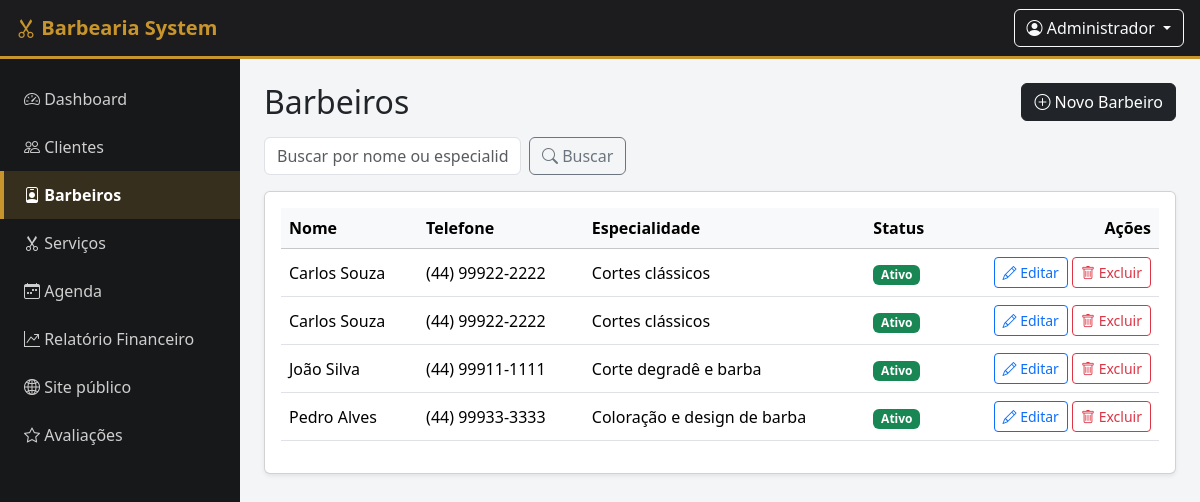
/barbeiros/listar.php (signed in), run on the app's committed database.
### tables this page shows
CREATE TABLE IF NOT EXISTS barbeiros (
    id INT AUTO_INCREMENT PRIMARY KEY,
    nome VARCHAR(100) NOT NULL,
    telefone VARCHAR(20),
    email VARCHAR(100),
    especialidade VARCHAR(100),
    status ENUM('ativo','inativo') NOT NULL DEFAULT 'ativo',
    criado_em TIMESTAMP DEFAULT CURRENT_TIMESTAMP
);

### barbeiros/listar.php (the view, shortened to what this page needs)
<?php
require_once __DIR__ . '/../includes/auth.php';
$busca = trim($_GET['busca'] ?? '');
if ($busca !== '') {
    $termo = "%{$busca}%";
    $stmt = $pdo->prepare("SELECT * FROM barbeiros WHERE nome LIKE ? OR especialidade LIKE ? ORDER BY nome");
    $stmt->execute([$termo, $termo]);
} else {
    $stmt = $pdo->query("SELECT * FROM barbeiros ORDER BY nome");
}
$barbeiros = $stmt->fetchAll();
include __DIR__ . '/../includes/header.php';
include __DIR__ . '/../includes/sidebar.php';
?>
<div class="content">
    <div class="d-flex justify-content-between align-items-center mb-3 flex-wrap gap-2">
        <h2 class="mb-0">Barbeiros</h2>
        <a href="form.php" class="btn btn-dark">
            <i class="bi bi-plus-circle"></i> Novo Barbeiro
        </a>
    </div>
    <form class="row g-2 mb-3" method="get">
        <div class="col-auto">
            <input type="text" name="busca" class="form-control" placeholder="Buscar por nome ou especialidade"
                   value="<?= htmlspecialchars($busca) ?>">
        </div>
        <div class="col-auto">
            <button class="btn btn-outline-secondary" type="submit"><i class="bi bi-search"></i> Buscar</button>
        </div>
    </form>
    <div class="card shadow-sm">
        <div class="card-body">
            <div class="table-responsive">
                <table class="table table-hover align-middle">
                    <thead class="table-light">
                        <tr>
                            <th>Nome</th>
                            <th>Telefone</th>
                            <th>Especialidade</th>
                            <th>Status</th>
                            <th class="text-end">Ações</th>
                        </tr>
                    </thead>
                    <tbody>
                        <?php foreach ($barbeiros as $b): ?>
                            <tr>
                                <td><?= htmlspecialchars($b['nome']) ?></td>
                                <td><?= htmlspecialchars($b['telefone'] ?: '-') ?></td>
                                <td><?= htmlspecialchars($b['especialidade'] ?: '-') ?></td>
                                <td>
                                    <?php if ($b['status'] === 'ativo'): ?>
                                        <span class="badge bg-success">Ativo</span>
                                    <?php else: ?>
                                        <span class="badge bg-secondary">Inativo</span>
                                    <?php endif; ?>
                                </td>
                                <td class="text-end">
                                    <a href="form.php?id=<?= $b['id'] ?>" class="btn btn-sm btn-outline-primary">
                                        <i class="bi bi-pencil"></i> Editar
                                    </a>
                                    <a href="excluir.php?id=<?= $b['id'] ?>" class="btn btn-sm btn-outline-danger"
                                       onclick="return confirm('Deseja realmente excluir o barbeiro \'<?= htmlspecialchars(addslashes($b['nome'])) ?>\'? Esta ação não pode ser desfeita.');">
                                        <i class="bi bi-trash"></i> Excluir
                                    </a>
                                </td>
                            </tr>
                        <?php endforeach; ?>
                    </tbody>
                </table>
            </div>
        </div>
    </div>
</div>
<?php include __DIR__ . '/../includes/footer.php'; ?>

### assets/css/style.css (style rules this page uses)
:root { --cor-primaria: #1c1c1e; --cor-secundaria: #c8952c; --cor-fundo: #f4f5f7; --cor-sidebar: #17181a; }
body { background-color: var(--cor-fundo); font-family: 'Segoe UI', Roboto, Arial, sans-serif; }
.content { max-width: 1200px; }

### data on the page
barbeiros: nome "Carlos Souza", telefone "(44) 99922-2222", especialidade "Cortes clássicos", status "Ativo"
barbeiros: nome "Carlos Souza", telefone "(44) 99922-2222", especialidade "Cortes clássicos", status "Ativo"
barbeiros: nome "João Silva", telefone "(44) 99911-1111", especialidade "Corte degradê e barba", status "Ativo"
barbeiros: nome "Pedro Alves", telefone "(44) 99933-3333", especialidade "Coloração e design de barba", status "Ativo"

### other printed values
$_SESSION['usuario_nome'] "Administrador"
